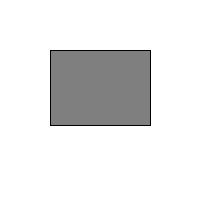
Frame 1 (no input)
Frame 60 (the mouse pressed at the canvas centre just before this capture): identical to frame 1, image omitted
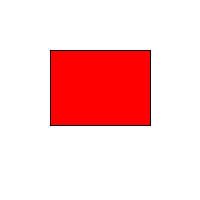
Frame 120 (the mouse held since frame 60 and released just before this capture)

The Processing sketch that drew these frames (run headless with seeded random() and noise(); from frame 60 on, the mouse is pressed at the canvas centre):

// Processing sketch: arrays
// ── arrays.pde
//Jacob Schwartz 10/8/18



////AN ARRAY WITH 100 INTEGERS FROM 1 TO 100
// int[] nums = new int[101];
//for(int i = 0; i < nums.length; i += 1){
//nums[i] = i;
//println(nums[i]);
//}
////printArray(nums);


////AN ARRAY WITH RANDOM NUMBERS BETWEEN 1 AND 100
//int[] nums = new int[101];
//for(int i = 0; i < nums.length; i += 1){
//nums[i] = int(random(100));
//println(nums[i]);
//}
////printArray(nums);

int [] nums = {5, 4, 2, 7, 6, 8, 5, 2, 8, 14};

////Problem #1
//for (int i = 0; i < nums.length ; i++ ){
//nums[i]=int(sq(nums[i]));
//println(nums[i]);
//}
////printArray(nums);

////Problem #2
//for (int i = 0; i<nums.length; i++){
//nums[i] += int(random(10));
//println(nums[i]);
//}
////printArray(nums);

////Problem #3
//for (int i = 0; i<nums.length-1; i++){
//nums[i] += nums[i+1];
//println(nums[i]);
//}
////printArray(nums);

////Problem #4
//int total = 0;
//for (int i = 0; i<nums.length; i++){
//total += nums[i];
//}
//println(total);

////Problem #5
//int x,y,w,h;

//void setup() {
//  size(200,200);
//x = 50;
//y = 50;
//w = 100;
//h = 75;
//}

//void draw(){
//background(255);
//stroke(0);
//if(mouseX>x && mouseX<x+w && mouseY>y && mouseY<y+h){
//  fill(255,0,0);
//} else {
//fill(127);
//}
//rect(x,y,w,h);
//}

//Problem #6
int x,y,w,h;

void setup() {
  size(200,200);
x = 50;
y = 50;
w = 100;
h = 75;
}

void draw(){
background(255);
stroke(0);
if(mouseX>x && mouseX<x+w && mouseY>y && mouseY<y+h){
  fill(255,0,0);
} else {
fill(127);
}
rect(x,y,w,h);
}

// ── Button.pde
class Button{










}
